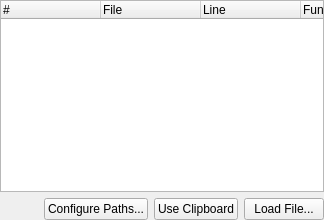
<ui version="4.0" >
 <class>BtBrowserWidget</class>
 <widget class="QWidget" name="BtBrowserWidget" >
  <layout class="QGridLayout" >
   <property name="margin" >
    <number>0</number>
   </property>
   <item row="0" column="0" >
    <widget class="QTreeWidget" name="lstBacktrace" >
     <property name="horizontalScrollBarPolicy" >
      <enum>Qt::ScrollBarAlwaysOff</enum>
     </property>
     <property name="rootIsDecorated" >
      <bool>false</bool>
     </property>
     <property name="itemsExpandable" >
      <bool>false</bool>
     </property>
     <property name="allColumnsShowFocus" >
      <bool>true</bool>
     </property>
     <property name="columnCount" >
      <number>4</number>
     </property>
     <column>
      <property name="text" >
       <string>#</string>
      </property>
     </column>
     <column>
      <property name="text" >
       <string>File</string>
      </property>
     </column>
     <column>
      <property name="text" >
       <string>Line</string>
      </property>
     </column>
     <column>
      <property name="text" >
       <string>Function</string>
      </property>
     </column>
    </widget>
   </item>
   <item row="1" column="0" >
    <layout class="QHBoxLayout" >
     <item>
      <widget class="QLabel" name="lblStatus" >
       <property name="text" >
        <string/>
       </property>
      </widget>
     </item>
     <item>
      <spacer>
       <property name="orientation" >
        <enum>Qt::Horizontal</enum>
       </property>
       <property name="sizeHint" stdset="0" >
        <size>
         <width>31</width>
         <height>20</height>
        </size>
       </property>
      </spacer>
     </item>
     <item>
      <widget class="QPushButton" name="btnConfigure" >
       <property name="text" >
        <string>Configure Paths...</string>
       </property>
      </widget>
     </item>
     <item>
      <widget class="QPushButton" name="btnClipboard" >
       <property name="text" >
        <string>Use Clipboard</string>
       </property>
      </widget>
     </item>
     <item>
      <widget class="QPushButton" name="btnBacktrace" >
       <property name="text" >
        <string>Load File...</string>
       </property>
      </widget>
     </item>
    </layout>
   </item>
  </layout>
 </widget>
 <resources/>
 <connections/>
</ui>
